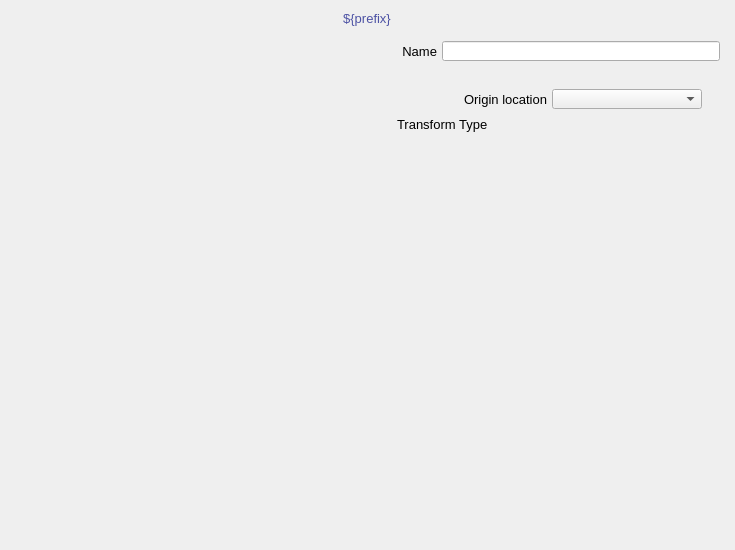
<?xml version="1.0" ?>
<ui version="4.0">
  <class>Dialog</class>
  <widget class="QWidget" name="screen">
    <property name="geometry">
      <rect>
        <x>218</x>
        <y>105</y>
        <width>735</width>
        <height>550</height>
      </rect>
    </property>
    <property name="styleSheet">
      <string notr="true">QWidget#screen {
  color: rgb(0, 0, 0);
  background-color: rgb(187, 187, 187);
  }</string>
    </property>
    <property name="windowTitle">
      <string>NDTransform</string>
    </property>
    <widget class="PyDMDrawingRectangle" name="rectangle">
      <property name="geometry">
        <rect>
          <x>12</x>
          <y>5</y>
          <width>710</width>
          <height>25</height>
        </rect>
      </property>
      <property name="brush" stdset="0">
        <brush brushstyle="SolidPattern">
          <color alpha="255">
            <red>218</red>
            <green>218</green>
            <blue>218</blue>
          </color>
        </brush>
      </property>
      <property name="penStyle" stdset="0">
        <enum>Qt::SolidLine</enum>
      </property>
      <property name="penColor" stdset="0">
        <color>
          <red>218</red>
          <green>218</green>
          <blue>218</blue>
        </color>
      </property>
      <property name="penWidth" stdset="0">
        <double>0</double>
      </property>
      <property name="penCapStyle" stdset="0">
        <enum>Qt::FlatCap</enum>
      </property>
      <property name="toolTip">
        <string>rectangle</string>
      </property>
    </widget>
    <widget class="QLabel" name="text">
      <property name="geometry">
        <rect>
          <x>17</x>
          <y>6</y>
          <width>700</width>
          <height>25</height>
        </rect>
      </property>
      <property name="text">
        <string>${prefix}</string>
      </property>
      <property name="font" stdset="0">
        <font>
          <pointsize>10</pointsize>
        </font>
      </property>
      <property name="brush" stdset="0">
        <brush brushstyle="SolidPattern">
          <color alpha="255">
            <red>77</red>
            <green>82</green>
            <blue>164</blue>
          </color>
        </brush>
      </property>
      <property name="toolTip">
        <string>text</string>
      </property>
      <property name="alignment">
        <set>Qt::AlignCenter</set>
      </property>
      <property name="styleSheet">
        <string notr="true">QLabel#text {
  color: rgb(77, 82, 164);
  }</string>
      </property>
    </widget>
    <widget class="PyDMDrawingRectangle" name="rectangle_1">
      <property name="geometry">
        <rect>
          <x>390</x>
          <y>35</y>
          <width>340</width>
          <height>205</height>
        </rect>
      </property>
      <property name="brush" stdset="0">
        <brush brushstyle="NoBrush">
          <color alpha="255">
            <red>45</red>
            <green>45</green>
            <blue>45</blue>
          </color>
        </brush>
      </property>
      <property name="penStyle" stdset="0">
        <enum>Qt::SolidLine</enum>
      </property>
      <property name="penColor" stdset="0">
        <color>
          <red>45</red>
          <green>45</green>
          <blue>45</blue>
        </color>
      </property>
      <property name="penWidth" stdset="0">
        <double>1</double>
      </property>
      <property name="penCapStyle" stdset="0">
        <enum>Qt::FlatCap</enum>
      </property>
      <property name="toolTip">
        <string>rectangle_1</string>
      </property>
    </widget>
    <widget class="PyDMFrame" name="composite">
      <property name="geometry">
        <rect>
          <x>397</x>
          <y>114</y>
          <width>325</width>
          <height>122</height>
        </rect>
      </property>
      <widget class="QLabel" name="text_1">
        <property name="geometry">
          <rect>
            <x>0</x>
            <y>0</y>
            <width>140</width>
            <height>20</height>
          </rect>
        </property>
        <property name="text">
          <string>Transform Type</string>
        </property>
        <property name="font" stdset="0">
          <font>
            <pointsize>10</pointsize>
          </font>
        </property>
        <property name="brush" stdset="0">
          <brush brushstyle="SolidPattern">
            <color alpha="255">
              <red>0</red>
              <green>0</green>
              <blue>0</blue>
            </color>
          </brush>
        </property>
        <property name="toolTip">
          <string>text_1</string>
        </property>
        <property name="alignment">
          <set>Qt::AlignLeading|Qt::AlignLeft|Qt::AlignVCenter</set>
        </property>
        <property name="styleSheet">
          <string notr="true">QLabel#text_1 {
  color: rgb(0, 0, 0);
  }</string>
        </property>
      </widget>
      <widget class="PyDMFrame" name="composite_1">
        <property name="geometry">
          <rect>
            <x>120</x>
            <y>28</y>
            <width>65</width>
            <height>93</height>
          </rect>
        </property>
        <widget class="PyDMLabel" name="text_update">
          <property name="geometry">
            <rect>
              <x>397</x>
              <y>114</y>
              <width>65</width>
              <height>18</height>
            </rect>
          </property>
          <property name="toolTip">
            <string>PV: ${prefix}T1MaxSize0</string>
          </property>
          <property name="channel" stdset="0">
            <string>ca://${prefix}T1MaxSize0</string>
          </property>
          <property name="font" stdset="0">
            <font>
              <pointsize>10</pointsize>
            </font>
          </property>
          <property name="alignment">
            <set>Qt::AlignCenter</set>
          </property>
          <property name="textInteractionFlags">
            <set>Qt::TextSelectableByKeyboard|Qt::TextSelectableByMouse</set>
          </property>
          <property name="styleSheet">
            <string notr="true">PyDMLabel#text_update {
  color: rgb(10, 0, 184);
  background-color: rgb(187, 187, 187);
  }</string>
          </property>
        </widget>
        <widget class="PyDMLabel" name="text_update_1">
          <property name="geometry">
            <rect>
              <x>397</x>
              <y>139</y>
              <width>65</width>
              <height>18</height>
            </rect>
          </property>
          <property name="toolTip">
            <string>PV: ${prefix}T2MaxSize0</string>
          </property>
          <property name="channel" stdset="0">
            <string>ca://${prefix}T2MaxSize0</string>
          </property>
          <property name="font" stdset="0">
            <font>
              <pointsize>10</pointsize>
            </font>
          </property>
          <property name="alignment">
            <set>Qt::AlignCenter</set>
          </property>
          <property name="textInteractionFlags">
            <set>Qt::TextSelectableByKeyboard|Qt::TextSelectableByMouse</set>
          </property>
          <property name="styleSheet">
            <string notr="true">PyDMLabel#text_update_1 {
  color: rgb(10, 0, 184);
  background-color: rgb(187, 187, 187);
  }</string>
          </property>
        </widget>
        <widget class="PyDMLabel" name="text_update_2">
          <property name="geometry">
            <rect>
              <x>397</x>
              <y>164</y>
              <width>65</width>
              <height>18</height>
            </rect>
          </property>
          <property name="toolTip">
            <string>PV: ${prefix}T3MaxSize0</string>
          </property>
          <property name="channel" stdset="0">
            <string>ca://${prefix}T3MaxSize0</string>
          </property>
          <property name="font" stdset="0">
            <font>
              <pointsize>10</pointsize>
            </font>
          </property>
          <property name="alignment">
            <set>Qt::AlignCenter</set>
          </property>
          <property name="textInteractionFlags">
            <set>Qt::TextSelectableByKeyboard|Qt::TextSelectableByMouse</set>
          </property>
          <property name="styleSheet">
            <string notr="true">PyDMLabel#text_update_2 {
  color: rgb(10, 0, 184);
  background-color: rgb(187, 187, 187);
  }</string>
          </property>
        </widget>
        <widget class="PyDMLabel" name="text_update_3">
          <property name="geometry">
            <rect>
              <x>397</x>
              <y>189</y>
              <width>65</width>
              <height>18</height>
            </rect>
          </property>
          <property name="toolTip">
            <string>PV: ${prefix}T4MaxSize0</string>
          </property>
          <property name="channel" stdset="0">
            <string>ca://${prefix}T4MaxSize0</string>
          </property>
          <property name="font" stdset="0">
            <font>
              <pointsize>10</pointsize>
            </font>
          </property>
          <property name="alignment">
            <set>Qt::AlignCenter</set>
          </property>
          <property name="textInteractionFlags">
            <set>Qt::TextSelectableByKeyboard|Qt::TextSelectableByMouse</set>
          </property>
          <property name="styleSheet">
            <string notr="true">PyDMLabel#text_update_3 {
  color: rgb(10, 0, 184);
  background-color: rgb(187, 187, 187);
  }</string>
          </property>
        </widget>
      </widget>
      <widget class="PyDMFrame" name="composite_2">
        <property name="geometry">
          <rect>
            <x>190</x>
            <y>28</y>
            <width>65</width>
            <height>93</height>
          </rect>
        </property>
        <widget class="PyDMLabel" name="text_update_4">
          <property name="geometry">
            <rect>
              <x>397</x>
              <y>114</y>
              <width>65</width>
              <height>18</height>
            </rect>
          </property>
          <property name="toolTip">
            <string>PV: ${prefix}T1MaxSize1</string>
          </property>
          <property name="channel" stdset="0">
            <string>ca://${prefix}T1MaxSize1</string>
          </property>
          <property name="font" stdset="0">
            <font>
              <pointsize>10</pointsize>
            </font>
          </property>
          <property name="alignment">
            <set>Qt::AlignCenter</set>
          </property>
          <property name="textInteractionFlags">
            <set>Qt::TextSelectableByKeyboard|Qt::TextSelectableByMouse</set>
          </property>
          <property name="styleSheet">
            <string notr="true">PyDMLabel#text_update_4 {
  color: rgb(10, 0, 184);
  background-color: rgb(187, 187, 187);
  }</string>
          </property>
        </widget>
        <widget class="PyDMLabel" name="text_update_5">
          <property name="geometry">
            <rect>
              <x>397</x>
              <y>139</y>
              <width>65</width>
              <height>18</height>
            </rect>
          </property>
          <property name="toolTip">
            <string>PV: ${prefix}T2MaxSize1</string>
          </property>
          <property name="channel" stdset="0">
            <string>ca://${prefix}T2MaxSize1</string>
          </property>
          <property name="font" stdset="0">
            <font>
              <pointsize>10</pointsize>
            </font>
          </property>
          <property name="alignment">
            <set>Qt::AlignCenter</set>
          </property>
          <property name="textInteractionFlags">
            <set>Qt::TextSelectableByKeyboard|Qt::TextSelectableByMouse</set>
          </property>
          <property name="styleSheet">
            <string notr="true">PyDMLabel#text_update_5 {
  color: rgb(10, 0, 184);
  background-color: rgb(187, 187, 187);
  }</string>
          </property>
        </widget>
        <widget class="PyDMLabel" name="text_update_6">
          <property name="geometry">
            <rect>
              <x>397</x>
              <y>164</y>
              <width>65</width>
              <height>18</height>
            </rect>
          </property>
          <property name="toolTip">
            <string>PV: ${prefix}T3MaxSize1</string>
          </property>
          <property name="channel" stdset="0">
            <string>ca://${prefix}T3MaxSize1</string>
          </property>
          <property name="font" stdset="0">
            <font>
              <pointsize>10</pointsize>
            </font>
          </property>
          <property name="alignment">
            <set>Qt::AlignCenter</set>
          </property>
          <property name="textInteractionFlags">
            <set>Qt::TextSelectableByKeyboard|Qt::TextSelectableByMouse</set>
          </property>
          <property name="styleSheet">
            <string notr="true">PyDMLabel#text_update_6 {
  color: rgb(10, 0, 184);
  background-color: rgb(187, 187, 187);
  }</string>
          </property>
        </widget>
        <widget class="PyDMLabel" name="text_update_7">
          <property name="geometry">
            <rect>
              <x>397</x>
              <y>189</y>
              <width>65</width>
              <height>18</height>
            </rect>
          </property>
          <property name="toolTip">
            <string>PV: ${prefix}T4MaxSize1</string>
          </property>
          <property name="channel" stdset="0">
            <string>ca://${prefix}T4MaxSize1</string>
          </property>
          <property name="font" stdset="0">
            <font>
              <pointsize>10</pointsize>
            </font>
          </property>
          <property name="alignment">
            <set>Qt::AlignCenter</set>
          </property>
          <property name="textInteractionFlags">
            <set>Qt::TextSelectableByKeyboard|Qt::TextSelectableByMouse</set>
          </property>
          <property name="styleSheet">
            <string notr="true">PyDMLabel#text_update_7 {
  color: rgb(10, 0, 184);
  background-color: rgb(187, 187, 187);
  }</string>
          </property>
        </widget>
      </widget>
      <widget class="PyDMFrame" name="composite_3">
        <property name="geometry">
          <rect>
            <x>260</x>
            <y>28</y>
            <width>65</width>
            <height>93</height>
          </rect>
        </property>
        <widget class="PyDMLabel" name="text_update_8">
          <property name="geometry">
            <rect>
              <x>397</x>
              <y>114</y>
              <width>65</width>
              <height>18</height>
            </rect>
          </property>
          <property name="toolTip">
            <string>PV: ${prefix}T1MaxSize2</string>
          </property>
          <property name="channel" stdset="0">
            <string>ca://${prefix}T1MaxSize2</string>
          </property>
          <property name="font" stdset="0">
            <font>
              <pointsize>10</pointsize>
            </font>
          </property>
          <property name="alignment">
            <set>Qt::AlignCenter</set>
          </property>
          <property name="textInteractionFlags">
            <set>Qt::TextSelectableByKeyboard|Qt::TextSelectableByMouse</set>
          </property>
          <property name="styleSheet">
            <string notr="true">PyDMLabel#text_update_8 {
  color: rgb(10, 0, 184);
  background-color: rgb(187, 187, 187);
  }</string>
          </property>
        </widget>
        <widget class="PyDMLabel" name="text_update_9">
          <property name="geometry">
            <rect>
              <x>397</x>
              <y>139</y>
              <width>65</width>
              <height>18</height>
            </rect>
          </property>
          <property name="toolTip">
            <string>PV: ${prefix}T2MaxSize2</string>
          </property>
          <property name="channel" stdset="0">
            <string>ca://${prefix}T2MaxSize2</string>
          </property>
          <property name="font" stdset="0">
            <font>
              <pointsize>10</pointsize>
            </font>
          </property>
          <property name="alignment">
            <set>Qt::AlignCenter</set>
          </property>
          <property name="textInteractionFlags">
            <set>Qt::TextSelectableByKeyboard|Qt::TextSelectableByMouse</set>
          </property>
          <property name="styleSheet">
            <string notr="true">PyDMLabel#text_update_9 {
  color: rgb(10, 0, 184);
  background-color: rgb(187, 187, 187);
  }</string>
          </property>
        </widget>
        <widget class="PyDMLabel" name="text_update_10">
          <property name="geometry">
            <rect>
              <x>397</x>
              <y>164</y>
              <width>65</width>
              <height>18</height>
            </rect>
          </property>
          <property name="toolTip">
            <string>PV: ${prefix}T3MaxSize2</string>
          </property>
          <property name="channel" stdset="0">
            <string>ca://${prefix}T3MaxSize2</string>
          </property>
          <property name="font" stdset="0">
            <font>
              <pointsize>10</pointsize>
            </font>
          </property>
          <property name="alignment">
            <set>Qt::AlignCenter</set>
          </property>
          <property name="textInteractionFlags">
            <set>Qt::TextSelectableByKeyboard|Qt::TextSelectableByMouse</set>
          </property>
          <property name="styleSheet">
            <string notr="true">PyDMLabel#text_update_10 {
  color: rgb(10, 0, 184);
  background-color: rgb(187, 187, 187);
  }</string>
          </property>
        </widget>
        <widget class="PyDMLabel" name="text_update_11">
          <property name="geometry">
            <rect>
              <x>397</x>
              <y>189</y>
              <width>65</width>
              <height>18</height>
            </rect>
          </property>
          <property name="toolTip">
            <string>PV: ${prefix}T4MaxSize2</string>
          </property>
          <property name="channel" stdset="0">
            <string>ca://${prefix}T4MaxSize2</string>
          </property>
          <property name="font" stdset="0">
            <font>
              <pointsize>10</pointsize>
            </font>
          </property>
          <property name="alignment">
            <set>Qt::AlignCenter</set>
          </property>
          <property name="textInteractionFlags">
            <set>Qt::TextSelectableByKeyboard|Qt::TextSelectableByMouse</set>
          </property>
          <property name="styleSheet">
            <string notr="true">PyDMLabel#text_update_11 {
  color: rgb(10, 0, 184);
  background-color: rgb(187, 187, 187);
  }</string>
          </property>
        </widget>
      </widget>
      <widget class="PyDMFrame" name="composite_4">
        <property name="geometry">
          <rect>
            <x>15</x>
            <y>27</y>
            <width>100</width>
            <height>95</height>
          </rect>
        </property>
        <widget class="PyDMEnumComboBox" name="menu">
          <property name="geometry">
            <rect>
              <x>397</x>
              <y>114</y>
              <width>100</width>
              <height>20</height>
            </rect>
          </property>
          <property name="toolTip">
            <string>${prefix}Type1</string>
          </property>
          <property name="channel" stdset="0">
            <string>ca://${prefix}Type1</string>
          </property>
          <property name="font" stdset="0">
            <font>
              <pointsize>10</pointsize>
            </font>
          </property>
          <property name="styleSheet">
            <string notr="true">PyDMEnumComboBox#menu {
  color: rgb(0, 0, 0);
  background-color: rgb(115, 223, 255);
  }</string>
          </property>
        </widget>
        <widget class="PyDMEnumComboBox" name="menu_1">
          <property name="geometry">
            <rect>
              <x>397</x>
              <y>139</y>
              <width>100</width>
              <height>20</height>
            </rect>
          </property>
          <property name="toolTip">
            <string>${prefix}Type2</string>
          </property>
          <property name="channel" stdset="0">
            <string>ca://${prefix}Type2</string>
          </property>
          <property name="font" stdset="0">
            <font>
              <pointsize>10</pointsize>
            </font>
          </property>
          <property name="styleSheet">
            <string notr="true">PyDMEnumComboBox#menu_1 {
  color: rgb(0, 0, 0);
  background-color: rgb(115, 223, 255);
  }</string>
          </property>
        </widget>
        <widget class="PyDMEnumComboBox" name="menu_2">
          <property name="geometry">
            <rect>
              <x>397</x>
              <y>164</y>
              <width>100</width>
              <height>20</height>
            </rect>
          </property>
          <property name="toolTip">
            <string>${prefix}Type3</string>
          </property>
          <property name="channel" stdset="0">
            <string>ca://${prefix}Type3</string>
          </property>
          <property name="font" stdset="0">
            <font>
              <pointsize>10</pointsize>
            </font>
          </property>
          <property name="styleSheet">
            <string notr="true">PyDMEnumComboBox#menu_2 {
  color: rgb(0, 0, 0);
  background-color: rgb(115, 223, 255);
  }</string>
          </property>
        </widget>
        <widget class="PyDMEnumComboBox" name="menu_3">
          <property name="geometry">
            <rect>
              <x>397</x>
              <y>189</y>
              <width>100</width>
              <height>20</height>
            </rect>
          </property>
          <property name="toolTip">
            <string>${prefix}Type4</string>
          </property>
          <property name="channel" stdset="0">
            <string>ca://${prefix}Type4</string>
          </property>
          <property name="font" stdset="0">
            <font>
              <pointsize>10</pointsize>
            </font>
          </property>
          <property name="styleSheet">
            <string notr="true">PyDMEnumComboBox#menu_3 {
  color: rgb(0, 0, 0);
  background-color: rgb(115, 223, 255);
  }</string>
          </property>
        </widget>
      </widget>
      <widget class="PyDMFrame" name="composite_5">
        <property name="geometry">
          <rect>
            <x>0</x>
            <y>27</y>
            <width>10</width>
            <height>95</height>
          </rect>
        </property>
        <widget class="QLabel" name="text_2">
          <property name="geometry">
            <rect>
              <x>397</x>
              <y>114</y>
              <width>10</width>
              <height>20</height>
            </rect>
          </property>
          <property name="text">
            <string>1</string>
          </property>
          <property name="font" stdset="0">
            <font>
              <pointsize>10</pointsize>
            </font>
          </property>
          <property name="brush" stdset="0">
            <brush brushstyle="SolidPattern">
              <color alpha="255">
                <red>0</red>
                <green>0</green>
                <blue>0</blue>
              </color>
            </brush>
          </property>
          <property name="toolTip">
            <string>text_2</string>
          </property>
          <property name="alignment">
            <set>Qt::AlignLeading|Qt::AlignLeft|Qt::AlignVCenter</set>
          </property>
          <property name="styleSheet">
            <string notr="true">QLabel#text_2 {
  color: rgb(0, 0, 0);
  }</string>
          </property>
        </widget>
        <widget class="QLabel" name="text_3">
          <property name="geometry">
            <rect>
              <x>397</x>
              <y>139</y>
              <width>10</width>
              <height>20</height>
            </rect>
          </property>
          <property name="text">
            <string>2</string>
          </property>
          <property name="font" stdset="0">
            <font>
              <pointsize>10</pointsize>
            </font>
          </property>
          <property name="brush" stdset="0">
            <brush brushstyle="SolidPattern">
              <color alpha="255">
                <red>0</red>
                <green>0</green>
                <blue>0</blue>
              </color>
            </brush>
          </property>
          <property name="toolTip">
            <string>text_3</string>
          </property>
          <property name="alignment">
            <set>Qt::AlignLeading|Qt::AlignLeft|Qt::AlignVCenter</set>
          </property>
          <property name="styleSheet">
            <string notr="true">QLabel#text_3 {
  color: rgb(0, 0, 0);
  }</string>
          </property>
        </widget>
        <widget class="QLabel" name="text_4">
          <property name="geometry">
            <rect>
              <x>397</x>
              <y>164</y>
              <width>10</width>
              <height>20</height>
            </rect>
          </property>
          <property name="text">
            <string>3</string>
          </property>
          <property name="font" stdset="0">
            <font>
              <pointsize>10</pointsize>
            </font>
          </property>
          <property name="brush" stdset="0">
            <brush brushstyle="SolidPattern">
              <color alpha="255">
                <red>0</red>
                <green>0</green>
                <blue>0</blue>
              </color>
            </brush>
          </property>
          <property name="toolTip">
            <string>text_4</string>
          </property>
          <property name="alignment">
            <set>Qt::AlignLeading|Qt::AlignLeft|Qt::AlignVCenter</set>
          </property>
          <property name="styleSheet">
            <string notr="true">QLabel#text_4 {
  color: rgb(0, 0, 0);
  }</string>
          </property>
        </widget>
        <widget class="QLabel" name="text_5">
          <property name="geometry">
            <rect>
              <x>397</x>
              <y>189</y>
              <width>10</width>
              <height>20</height>
            </rect>
          </property>
          <property name="text">
            <string>4</string>
          </property>
          <property name="font" stdset="0">
            <font>
              <pointsize>10</pointsize>
            </font>
          </property>
          <property name="brush" stdset="0">
            <brush brushstyle="SolidPattern">
              <color alpha="255">
                <red>0</red>
                <green>0</green>
                <blue>0</blue>
              </color>
            </brush>
          </property>
          <property name="toolTip">
            <string>text_5</string>
          </property>
          <property name="alignment">
            <set>Qt::AlignLeading|Qt::AlignLeft|Qt::AlignVCenter</set>
          </property>
          <property name="styleSheet">
            <string notr="true">QLabel#text_5 {
  color: rgb(0, 0, 0);
  }</string>
          </property>
        </widget>
      </widget>
    </widget>
    <widget class="PyDMFrame" name="composite_6">
      <property name="geometry">
        <rect>
          <x>397</x>
          <y>41</y>
          <width>323</width>
          <height>20</height>
        </rect>
      </property>
      <widget class="QLabel" name="text_6">
        <property name="geometry">
          <rect>
            <x>0</x>
            <y>0</y>
            <width>40</width>
            <height>20</height>
          </rect>
        </property>
        <property name="text">
          <string>Name</string>
        </property>
        <property name="font" stdset="0">
          <font>
            <pointsize>10</pointsize>
          </font>
        </property>
        <property name="brush" stdset="0">
          <brush brushstyle="SolidPattern">
            <color alpha="255">
              <red>0</red>
              <green>0</green>
              <blue>0</blue>
            </color>
          </brush>
        </property>
        <property name="toolTip">
          <string>text_6</string>
        </property>
        <property name="alignment">
          <set>Qt::AlignRight|Qt::AlignTrailing|Qt::AlignVCenter</set>
        </property>
        <property name="styleSheet">
          <string notr="true">QLabel#text_6 {
  color: rgb(0, 0, 0);
  }</string>
        </property>
      </widget>
      <widget class="PyDMLineEdit" name="text_entry">
        <property name="geometry">
          <rect>
            <x>45</x>
            <y>0</y>
            <width>278</width>
            <height>20</height>
          </rect>
        </property>
        <property name="channel" stdset="0">
          <string>ca://${prefix}Name</string>
        </property>
        <property name="toolTip">
          <string>${prefix}Name</string>
        </property>
        <property name="font" stdset="0">
          <font>
            <pointsize>10</pointsize>
          </font>
        </property>
        <property name="styleSheet">
          <string notr="true">PyDMLineEdit#text_entry {
  color: rgb(0, 0, 0);
  background-color: rgb(115, 223, 255);
  border: 1px solid black;
  margin: 0px;
  padding: 0px;
  spacing: 0px;
  }</string>
        </property>
      </widget>
    </widget>
    <widget class="PyDMEnumComboBox" name="menu_4">
      <property name="geometry">
        <rect>
          <x>552</x>
          <y>89</y>
          <width>150</width>
          <height>20</height>
        </rect>
      </property>
      <property name="toolTip">
        <string>${prefix}OriginLocation</string>
      </property>
      <property name="channel" stdset="0">
        <string>ca://${prefix}OriginLocation</string>
      </property>
      <property name="font" stdset="0">
        <font>
          <pointsize>10</pointsize>
        </font>
      </property>
      <property name="styleSheet">
        <string notr="true">PyDMEnumComboBox#menu_4 {
  color: rgb(0, 0, 0);
  background-color: rgb(115, 223, 255);
  }</string>
      </property>
    </widget>
    <widget class="PyDMLabel" name="text_update_12">
      <property name="geometry">
        <rect>
          <x>552</x>
          <y>66</y>
          <width>150</width>
          <height>18</height>
        </rect>
      </property>
      <property name="toolTip">
        <string>PV: ${prefix}OriginLocation_RBV</string>
      </property>
      <property name="channel" stdset="0">
        <string>ca://${prefix}OriginLocation_RBV</string>
      </property>
      <property name="font" stdset="0">
        <font>
          <pointsize>10</pointsize>
        </font>
      </property>
      <property name="alignment">
        <set>Qt::AlignCenter</set>
      </property>
      <property name="textInteractionFlags">
        <set>Qt::TextSelectableByKeyboard|Qt::TextSelectableByMouse</set>
      </property>
      <property name="styleSheet">
        <string notr="true">PyDMLabel#text_update_12 {
  color: rgb(10, 0, 184);
  background-color: rgb(187, 187, 187);
  }</string>
      </property>
    </widget>
    <widget class="QLabel" name="text_7">
      <property name="geometry">
        <rect>
          <x>397</x>
          <y>89</y>
          <width>150</width>
          <height>20</height>
        </rect>
      </property>
      <property name="text">
        <string>Origin location</string>
      </property>
      <property name="font" stdset="0">
        <font>
          <pointsize>10</pointsize>
        </font>
      </property>
      <property name="brush" stdset="0">
        <brush brushstyle="SolidPattern">
          <color alpha="255">
            <red>0</red>
            <green>0</green>
            <blue>0</blue>
          </color>
        </brush>
      </property>
      <property name="toolTip">
        <string>text_7</string>
      </property>
      <property name="alignment">
        <set>Qt::AlignRight|Qt::AlignTrailing|Qt::AlignVCenter</set>
      </property>
      <property name="styleSheet">
        <string notr="true">QLabel#text_7 {
  color: rgb(0, 0, 0);
  }</string>
      </property>
    </widget>
    <widget class="PyDMEmbeddedDisplay" name="composite_7">
      <property name="geometry">
        <rect>
          <x>5</x>
          <y>35</y>
          <width>380</width>
          <height>505</height>
        </rect>
      </property>
      <property name="toolTip">
        <string>composite_7</string>
      </property>
      <property name="filename" stdset="0">
        <string>PluginBase_V20.ui</string>
      </property>
    </widget>
  </widget>
  <customwidgets>
    <customwidget>
      <class>PyDMDrawingRectangle</class>
      <extends>QWidget</extends>
      <header>pydm.widgets.drawing</header>
    </customwidget>
    <customwidget>
      <class>PyDMLabel</class>
      <extends>QLabel</extends>
      <header>pydm.widgets.label</header>
    </customwidget>
    <customwidget>
      <class>PyDMFrame</class>
      <extends>QFrame</extends>
      <header>pydm.widgets.frame</header>
    </customwidget>
    <customwidget>
      <class>PyDMEnumComboBox</class>
      <extends>QComboBox</extends>
      <header>pydm.widgets.enum_combo_box</header>
    </customwidget>
    <customwidget>
      <class>PyDMLineEdit</class>
      <extends>QLineEdit</extends>
      <header>pydm.widgets.line_edit</header>
    </customwidget>
    <customwidget>
      <class>PyDMEmbeddedDisplay</class>
      <extends>QFrame</extends>
      <header>pydm.widgets.embedded_display</header>
    </customwidget>
  </customwidgets>
</ui>
